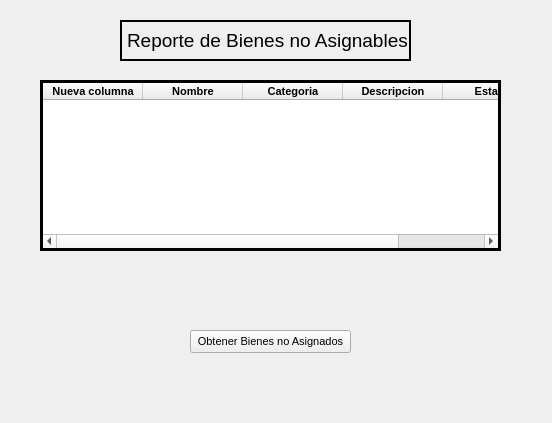
<?xml version="1.0" encoding="UTF-8"?>
<ui version="4.0">
 <class>ReportBienesNoAsignables</class>
 <widget class="QWidget" name="ReportBienesNoAsignables">
  <property name="geometry">
   <rect>
    <x>0</x>
    <y>0</y>
    <width>552</width>
    <height>423</height>
   </rect>
  </property>
  <property name="minimumSize">
   <size>
    <width>552</width>
    <height>423</height>
   </size>
  </property>
  <property name="maximumSize">
   <size>
    <width>552</width>
    <height>423</height>
   </size>
  </property>
  <property name="font">
   <font>
    <pointsize>14</pointsize>
   </font>
  </property>
  <property name="windowTitle">
   <string>Reporte de bienes no Asignables</string>
  </property>
  <widget class="QTableWidget" name="tblWidgetBienesNoAsignados">
   <property name="geometry">
    <rect>
     <x>40</x>
     <y>80</y>
     <width>461</width>
     <height>171</height>
    </rect>
   </property>
   <property name="frameShape">
    <enum>QFrame::Box</enum>
   </property>
   <property name="frameShadow">
    <enum>QFrame::Plain</enum>
   </property>
   <property name="lineWidth">
    <number>3</number>
   </property>
   <column>
    <property name="text">
     <string>Nueva columna</string>
    </property>
    <property name="font">
     <font>
      <pointsize>8</pointsize>
      <weight>75</weight>
      <bold>true</bold>
     </font>
    </property>
   </column>
   <column>
    <property name="text">
     <string>Nombre</string>
    </property>
    <property name="font">
     <font>
      <pointsize>8</pointsize>
      <weight>75</weight>
      <bold>true</bold>
     </font>
    </property>
   </column>
   <column>
    <property name="text">
     <string>Categoria</string>
    </property>
    <property name="font">
     <font>
      <pointsize>8</pointsize>
      <weight>75</weight>
      <bold>true</bold>
     </font>
    </property>
   </column>
   <column>
    <property name="text">
     <string>Descripcion</string>
    </property>
    <property name="font">
     <font>
      <pointsize>8</pointsize>
      <weight>75</weight>
      <bold>true</bold>
     </font>
    </property>
   </column>
   <column>
    <property name="text">
     <string>Estado</string>
    </property>
    <property name="font">
     <font>
      <pointsize>8</pointsize>
      <weight>75</weight>
      <bold>true</bold>
     </font>
    </property>
   </column>
  </widget>
  <widget class="QLabel" name="lblReportBienesNoAsignables">
   <property name="geometry">
    <rect>
     <x>120</x>
     <y>20</y>
     <width>291</width>
     <height>41</height>
    </rect>
   </property>
   <property name="frameShape">
    <enum>QFrame::WinPanel</enum>
   </property>
   <property name="text">
    <string>Reporte de Bienes no Asignables</string>
   </property>
  </widget>
  <widget class="QPushButton" name="bttBienesNoAsignables">
   <property name="geometry">
    <rect>
     <x>190</x>
     <y>330</y>
     <width>161</width>
     <height>23</height>
    </rect>
   </property>
   <property name="font">
    <font>
     <pointsize>8</pointsize>
    </font>
   </property>
   <property name="text">
    <string>Obtener Bienes no Asignados</string>
   </property>
  </widget>
 </widget>
 <resources/>
 <connections/>
</ui>
